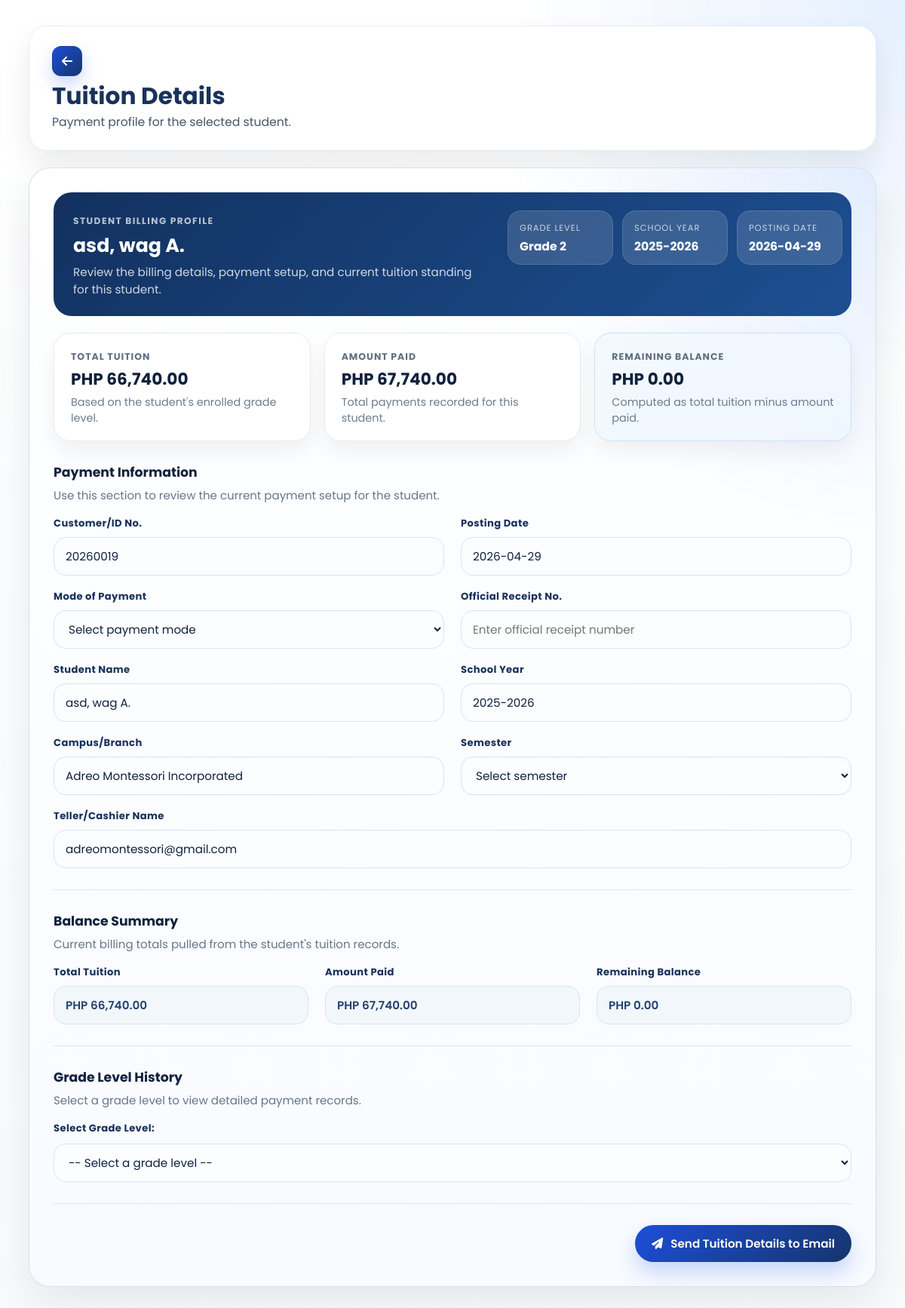
Page /SmartEnroll/tuition_details.php?student_id=20260019 (signed in) on the earlier database version.
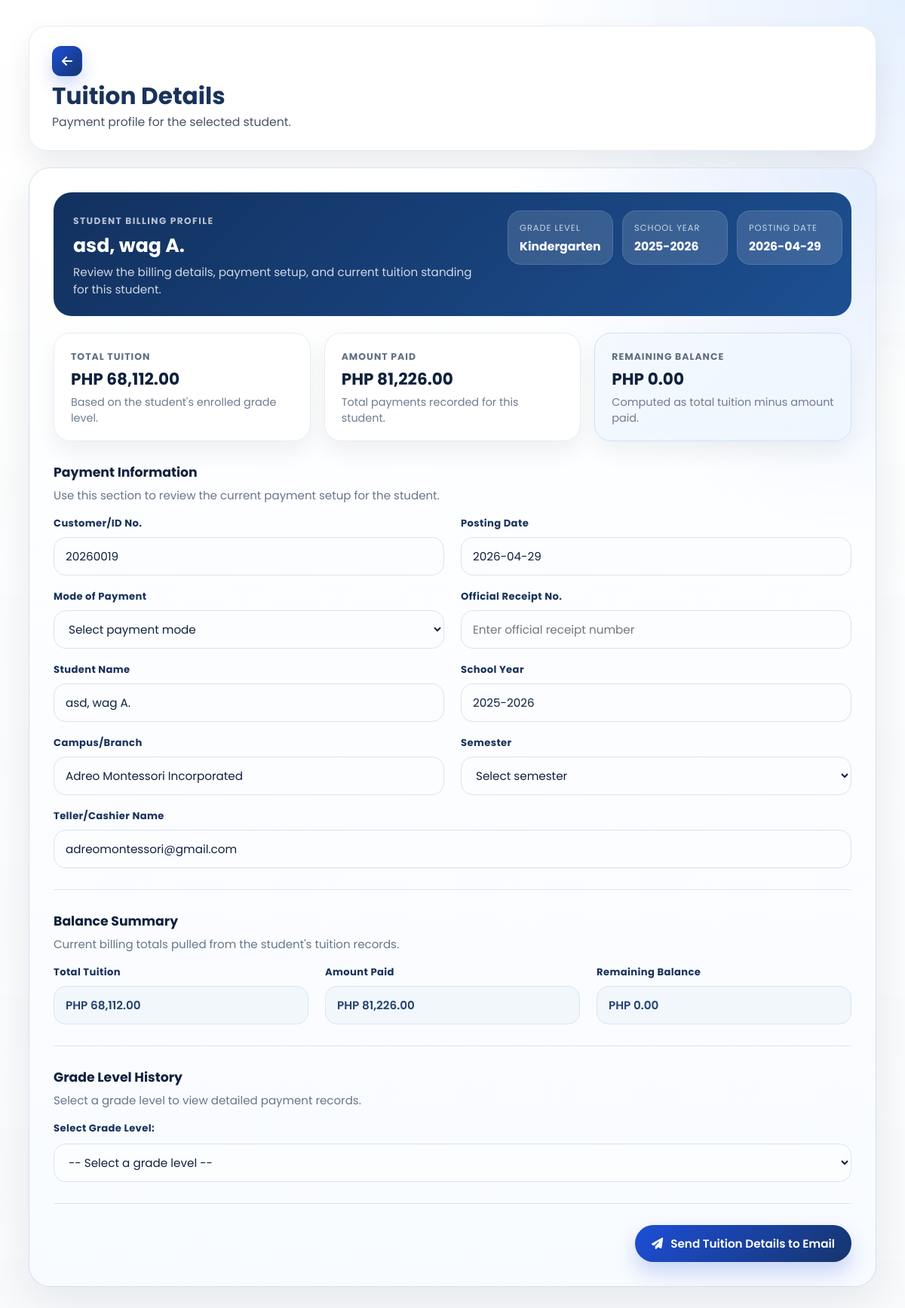
Same page on the later database version.
### tables this page shows
CREATE TABLE `enrollments` (
  `id` int(11) NOT NULL,
  `grade_level` varchar(50) DEFAULT NULL,
  `student_id` varchar(20) DEFAULT NULL,
  `school_year` varchar(20) DEFAULT NULL,
  `student_status` varchar(50) DEFAULT NULL,
  `completion_date` date DEFAULT NULL,
  `learner_lname` varchar(100) DEFAULT NULL,
  `learner_fname` varchar(100) DEFAULT NULL,
  `learner_mname` varchar(100) DEFAULT NULL,
  `learner_ext` varchar(20) DEFAULT NULL,
  `nickname` varchar(100) DEFAULT NULL,
  `sex` varchar(20) DEFAULT NULL,
  `dob` varchar(20) DEFAULT NULL,
  `age` int(11) DEFAULT NULL,
  `mother_tongue` varchar(100) DEFAULT NULL,
  `religion` varchar(100) DEFAULT NULL,
  `email` varchar(150) DEFAULT NULL,
  `province` varchar(100) DEFAULT NULL,
  `municipality` varchar(100) DEFAULT NULL,
  `barangay` varchar(100) DEFAULT NULL,
  `street` varchar(150) DEFAULT NULL,
  `father_lname` varchar(100) DEFAULT NULL,
  `father_fname` varchar(100) DEFAULT NULL,
  `father_mname` varchar(100) DEFAULT NULL,
  `father_occ` varchar(100) DEFAULT NULL,
  `father_contact` varchar(50) DEFAULT NULL,
  `mother_lname` varchar(100) DEFAULT NULL,
  `mother_fname` varchar(100) DEFAULT NULL,
  `mother_mname` varchar(100) DEFAULT NULL,
  `mother_occ` varchar(100) DEFAULT NULL,
  `mother_contact` varchar(50) DEFAULT NULL,
  `mother_maiden` varchar(100) DEFAULT NULL,
  `guardian_type` varchar(50) DEFAULT NULL,
  `guardian_lname` varchar(100) DEFAULT NULL,
  `guardian_fname` varchar(100) DEFAULT NULL,
  `guardian_mname` varchar(100) DEFAULT NULL,
  `guardian_occ` varchar(100) DEFAULT NULL,
  `guardian_contact` varchar(50) DEFAULT NULL,
  `emergency1_name` varchar(150) DEFAULT NULL,
  `emergency1_relationship` varchar(100) DEFAULT NULL,
  `emergency1_contact` varchar(50) DEFAULT NULL,
  `emergency2_name` varchar(150) DEFAULT NULL,
  `emergency2_relationship` varchar(100) DEFAULT NULL,
  `emergency2_contact` varchar(50) DEFAULT NULL,
  `emergency3_name` varchar(150) DEFAULT NULL,
  `emergency3_relationship` varchar(100) DEFAULT NULL,
  `emergency3_contact` varchar(50) DEFAULT NULL,
  `special_needs` text DEFAULT NULL,
  `medication` varchar(10) DEFAULT NULL,
  `medication_details` text DEFAULT NULL,
  `created_at` timestamp NOT NULL DEFAULT current_timestamp()
);

CREATE TABLE `enrollment_grade_levels` (
  `id` int(11) NOT NULL,
  `grade_key` varchar(150) NOT NULL,
  `grade_label` varchar(150) NOT NULL,
  `tuition_fee` decimal(12,2) NOT NULL DEFAULT 0.00,
  `sort_order` int(11) NOT NULL DEFAULT 0,
  `is_active` tinyint(1) NOT NULL DEFAULT 1,
  `created_at` timestamp NOT NULL DEFAULT current_timestamp()
);

### SmartEnroll/tuition_details.php (the view, shortened to what the rows shown need)
<?php
require_once __DIR__ . '/enrollment_form_config.php';
$student = null;
$error = '';
function format_name(array $row): string
{
    $m = trim((string)($row['learner_mname'] ?? ''));
    $mi = $m !== '' ? strtoupper(mb_substr($m, 0, 1)) . '.' : '';
    $full = trim(
        ($row['learner_lname'] ?? '') . ', ' .
        ($row['learner_fname'] ?? '') . ' ' . $mi
    );
    return trim(preg_replace('/\s+/', ' ', $full), ' ,');
}
function format_money(?float $amount): string
{
    return 'PHP ' . number_format((float)$amount, 2);
}
try {
    $conn = new mysqli('127.0.0.1', 'root', '', 'smartenroll');
    $conn->set_charset('utf8mb4');
    $studentId = trim((string)($_GET['student_id'] ?? $_POST['student_id'] ?? ''));
    $stmt = $conn->prepare("SELECT id, student_id, learner_lname, learner_fname, learner_mname, grade_level, school_year, completion_date, email FROM enrollments WHERE student_id = ? LIMIT 1");
    $stmt->bind_param('s', $studentId);
    $stmt->execute();
    $result = $stmt->get_result();
    $student = $result->fetch_assoc();
} catch (Throwable $e) {
    $error = $e->getMessage();
}
$studentName = $student ? format_name($student) : '';
$schoolYear = $student['school_year'] ?? '';
$completionDate = $student['completion_date'] ?? '';
$gradeLevel = $student['grade_level'] ?? '';
$totalTuition = isset($conn) && $conn instanceof mysqli
    ? (smartenroll_resolve_grade_tuition_fee($gradeLevel, $conn) ?? 0.0)
    : (smartenroll_resolve_grade_tuition_fee($gradeLevel) ?? 0.0);
$amountPaid = 0.0;
if ($student && isset($conn) && $conn instanceof mysqli) {
    $selectedEnrollmentId = (int)($student['id'] ?? 0);
    $selectedSchoolYear = trim((string)($student['school_year'] ?? ''));
    $tableCheck = $conn->query("SHOW TABLES LIKE 'tuition_payments'");
    $hasPaymentsTable = $tableCheck && $tableCheck->num_rows > 0;
    if ($hasPaymentsTable && $selectedEnrollmentId > 0) {
        $selectedStudentId = trim((string)($student['student_id'] ?? ''));
        $currentGradeLevel = trim((string)($student['grade_level'] ?? ''));
        $paymentStmt = $conn->prepare(
            "SELECT COALESCE(SUM(amount_paid), 0) AS total_paid
             FROM tuition_payments
             WHERE (enrollment_id = ? OR student_id = ?)
               AND COALESCE(grade_level, '') = ?
               AND COALESCE(school_year, '') = ?"
        );
        $paymentStmt->bind_param('iiss', $selectedEnrollmentId, $selectedStudentId, $currentGradeLevel, $selectedSchoolYear);
        $paymentStmt->execute();
        $paymentRow = $paymentStmt->get_result()->fetch_assoc();
        $amountPaid = (float)($paymentRow['total_paid'] ?? 0);
    }
}
$remainingBalance = max(0, round($totalTuition - $amountPaid, 2));
$gradeLevelHistory = [];
if ($student && isset($conn) && $conn instanceof mysqli) {
    $selectedEnrollmentId = (int)($student['id'] ?? 0);
    $selectedStudentId = trim((string)($student['student_id'] ?? ''));
    $tableCheck = $conn->query("SHOW TABLES LIKE 'tuition_payments'");
    $hasPaymentsTable = $tableCheck && $tableCheck->num_rows > 0;
    if ($hasPaymentsTable) {
        $historyStmt = $conn->prepare(
            "SELECT
                COALESCE(grade_level, 'Unknown') AS grade_level,
                COALESCE(school_year, 'N/A') AS school_year,
                COUNT(*) AS payment_count,
                COALESCE(SUM(amount_paid), 0) AS total_paid,
                COALESCE(MAX(tuition_fee), 0) AS annual_total
             FROM tuition_payments
             WHERE (enrollment_id = ? OR student_id = ?)
             GROUP BY grade_level, school_year
             ORDER BY school_year DESC, grade_level"
        );
        $historyStmt->bind_param('is', $selectedEnrollmentId, $selectedStudentId);
        $historyStmt->execute();
        $historyResult = $historyStmt->get_result();
        while ($row = $historyResult->fetch_assoc()) {
            $annualTotal = (float)$row['annual_total'];
            $totalPaid = (float)$row['total_paid'];
            $currentBalance = max(0, round($annualTotal - $totalPaid, 2));
            $gradeKey = trim((string)$row['grade_level']) !== ''
                ? trim((string)$row['grade_level']) . '|' . trim((string)$row['school_year'])
                : 'Unknown|' . trim((string)$row['school_year']);
            $gradeLevelHistory[] = [
                'grade_key' => $gradeKey,
                'grade_level' => $row['grade_level'],
                'school_year' => $row['school_year'],
                'payment_count' => (int)$row['payment_count'],
                'total_paid' => $totalPaid,
                'annual_total' => $annualTotal,
                'last_balance' => $currentBalance
            ];
        }
    }
}
?>
<!DOCTYPE html>
<html lang="en">
<head>
    <link rel="stylesheet" href="css/style.css">
    <link rel="stylesheet" href="css/tuition_details.css">
    <link rel="stylesheet" href="https://cdnjs.cloudflare.com/ajax/libs/font-awesome/6.5.0/css/all.min.css">
</head>
<body class="dashboard-page dashboard-white-page">
<main class="dashboard-main">
    <div class="dashboard-header tuition-header tuition-header-bar">
        <div class="student-header-left">
            <div class="student-header-title">
                <h1>Tuition Details</h1>
            </div>
        </div>
    </div>
    <section class="tuition-section">
        <div class="tuition-card tuition-form-card">
            <?php if ($error): ?>
                <div class="student-error"><strong>Unable to load student.</strong> <?php echo htmlspecialchars($error); ?></div>
            <?php else: ?>
                <div class="tuition-overview">
                    <div class="tuition-overview-copy">
                        <span class="tuition-overview-label">Student Billing Profile</span>
                        <h2><?php echo htmlspecialchars($studentName); ?></h2>
                        <p>Review the billing details, payment setup, and current tuition standing for this student.</p>
                    </div>
                    <div class="tuition-overview-meta">
                        <div class="tuition-meta-chip">
                            <span>Grade Level</span>
                            <strong><?php echo htmlspecialchars($student['grade_level'] ?? '—'); ?></strong>
                        </div>
                        <div class="tuition-meta-chip">
                            <span>School Year</span>
                            <strong><?php echo htmlspecialchars($schoolYear ?: '—'); ?></strong>
                        </div>
                        <div class="tuition-meta-chip">
                            <span>Posting Date</span>
                            <strong><?php echo htmlspecialchars($completionDate ?: date('Y-m-d')); ?></strong>
                        </div>
                    </div>
                </div>
                <div class="tuition-summary-grid">
                    <div class="tuition-summary-card">
                        <span>Total Tuition</span>
                        <strong><?php echo htmlspecialchars(format_money($totalTuition)); ?></strong>
                        <small>Based on the student's enrolled grade level.</small>
                    </div>
                    <div class="tuition-summary-card">
                        <span>Amount Paid</span>
                        <strong><?php echo htmlspecialchars(format_money($amountPaid)); ?></strong>
                        <small>Total payments recorded for this student.</small>
                    </div>
                    <div class="tuition-summary-card accent">
                        <span>Remaining Balance</span>
                        <strong><?php echo htmlspecialchars(format_money($remainingBalance)); ?></strong>
                        <small>Computed as total tuition minus amount paid.</small>
                    </div>
                </div>
                <div class="tuition-form-section">
                    <div class="tuition-section-head">
                        <h3>Payment Information</h3>
                        <p>Use this section to review the current payment setup for the student.</p>
                    </div>
                    <div class="tuition-form-grid">
                        <div class="tuition-field">
                            <label>Customer/ID No.</label>
                            <input type="text" value="<?php echo htmlspecialchars($student['student_id'] ?? '—'); ?>">
                        </div>
                        <div class="tuition-field">
                            <label>Posting Date</label>
                            <input type="text" value="<?php echo htmlspecialchars($completionDate ?: date('Y-m-d')); ?>">
                        </div>
                        <div class="tuition-field">
                            <label>Mode of Payment</label>
                            <select>
                                <option value="">Select payment mode</option>
                            </select>
                        </div>
                        <div class="tuition-field">
                            <label>Official Receipt No.</label>
                            <input type="text" value="" placeholder="Enter official receipt number">
                        </div>
                        <div class="tuition-field">
                            <label>Student Name</label>
                            <input type="text" value="<?php echo htmlspecialchars($studentName); ?>">
                        </div>
                        <div class="tuition-field">
                            <label>School Year</label>
                            <input type="text" value="<?php echo htmlspecialchars($schoolYear ?: '—'); ?>">
                        </div>
                        <div class="tuition-field">
                            <label>Campus/Branch</label>
                            <input type="text" value="Adreo Montessori Incorporated">
                        </div>
                        <div class="tuition-field">
                            <label>Semester</label>
                            <select>
                                <option value="">Select semester</option>
                            </select>
                        </div>
                        <div class="tuition-field tuition-field-wide">
                            <label>Teller/Cashier Name</label>
                            <input type="text" value="adreomontessori@gmail.com">
                        </div>
                    </div>
                </div>
                <hr class="tuition-divider">
                <div class="tuition-form-section">
                    <div class="tuition-section-head">
                        <h3>Balance Summary</h3>
                        <p>Current billing totals pulled from the student's tuition records.</p>
                    </div>
                    <div class="tuition-form-grid tuition-balance-grid">
                        <div class="tuition-field">
                            <label>Total Tuition</label>
                            <input type="text" value="<?php echo htmlspecialchars(format_money($totalTuition)); ?>" readonly>
                        </div>
                        <div class="tuition-field">
                            <label>Amount Paid</label>
                            <input type="text" value="<?php echo htmlspecialchars(format_money($amountPaid)); ?>" readonly>
                        </div>
                        <div class="tuition-field">
                            <label>Remaining Balance</label>
                            <input type="text" value="<?php echo htmlspecialchars(format_money($remainingBalance)); ?>" readonly>
                        </div>
                    </div>
                </div>
                <hr class="tuition-divider">
                <?php if (!empty($gradeLevelHistory)): ?>
                <div class="tuition-form-section">
                    <div class="tuition-section-head">
                        <h3>Grade Level History</h3>
                        <p>Select a grade level to view detailed payment records.</p>
                    </div>
                    <div class="grade-level-selector">
                        <label for="gradeLevelDropdown">Select Grade Level:</label>
                        <select id="gradeLevelDropdown" class="grade-dropdown">
                            <option value="">-- Select a grade level --</option>
                        </select>
                    </div>
                </div>
                <hr class="tuition-divider">
                <?php endif; ?>
                <div class="tuition-actions">
                    <form method="post" action="tuition_details.php">
                        <button type="submit" class="tuition-email-btn" <?php echo filter_var((string)($student['email'] ?? ''), FILTER_VALIDATE_EMAIL) ? '' : 'disabled'; ?>>
                            <i class="fa-solid fa-paper-plane"></i>
                            Send Tuition Details to Email
                        </button>
                    </form>
                </div>
            <?php endif; ?>
        </div>
    </section>
</main>
<script src="js/tuition_details.js"></script></body>
</html>

Differences in the rows shown:
changed enrollments "asd, wag A.": grade_level "Grade 2" → "Kindergarten"; grade_level.tuition_fee "PHP 66,740.00" → "PHP 68,112.00"
Other differences:
format_money($amountPaid): "PHP 67,740.00" → "PHP 81,226.00"
form field format_money: "PHP 67,740.00" → "PHP 81,226.00"
